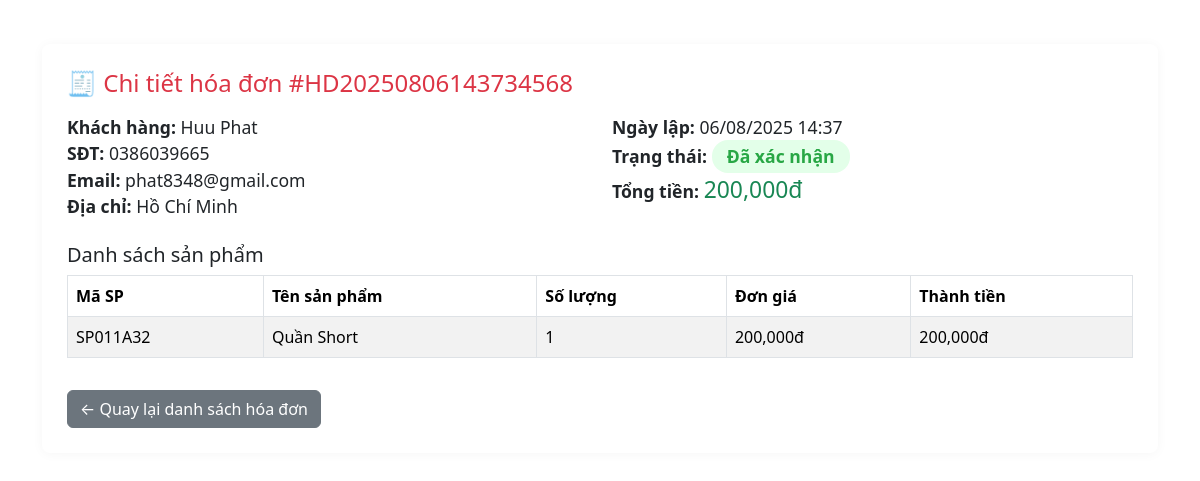
The page /controller/invoice_detail.php?id=HD20250806143734568 (signed in) on the database its author committed.
### tables this page shows
CREATE TABLE `hoadon` (
  `ID` int(11) NOT NULL,
  `MAHD` varchar(20) NOT NULL,
  `TONGTIEN` float DEFAULT NULL,
  `NGAYLAP` datetime DEFAULT NULL,
  `TRANGTHAI` varchar(20) DEFAULT NULL,
  `MAKH` varchar(10) NOT NULL
);

CREATE TABLE `khachhang` (
  `ID` int(11) NOT NULL,
  `MAKH` varchar(10) NOT NULL,
  `TENKH` varchar(100) DEFAULT NULL,
  `GIOITINH` varchar(10) DEFAULT NULL,
  `NGAYSINH` date DEFAULT NULL,
  `DIACHI` varchar(500) DEFAULT NULL,
  `SDT` varchar(15) DEFAULT NULL,
  `EMAIL` varchar(100) DEFAULT NULL
);

CREATE TABLE `chitiethoadon` (
  `MASP` varchar(10) NOT NULL,
  `MAHD` varchar(20) NOT NULL,
  `SOLUONG` int(11) DEFAULT 1,
  `DONGIA` float DEFAULT 0
);

CREATE TABLE `sanpham` (
  `ID` int(11) NOT NULL,
  `MASP` varchar(10) NOT NULL,
  `TENSP` varchar(100) DEFAULT NULL,
  `MAUSAC` varchar(20) DEFAULT NULL,
  `KICHTHUOC` varchar(50) DEFAULT NULL,
  `GIA` int(11) DEFAULT NULL,
  `MOTA` varchar(500) DEFAULT NULL,
  `HINHANH` varchar(255) DEFAULT NULL,
  `MADM` varchar(10) NOT NULL,
  `hot` tinyint(1) DEFAULT 0,
  `news` tinyint(1) DEFAULT 0,
  `outsale` tinyint(1) DEFAULT 0,
  `SOLUONG` int(11) DEFAULT 0,
  `GROUPSP` varchar(10) DEFAULT NULL,
  `is_main` tinyint(1) DEFAULT 0,
  `MALOAI` varchar(10) DEFAULT NULL,
  `IS_DELETED` tinyint(1) DEFAULT 0 COMMENT 'Trạng thái xóa mềm: 0=Hiển thị, 1=Đã ẩn'
);

### controller/invoice_detail.php (the view, shortened to what this page needs)
<?php
$db = new database();
$conn = $db->getConnection();
$mahd = $_GET['id'] ?? '';
$hoadon = null;
$sanphams = [];
if ($mahd) {
    $stmt = $conn->prepare("
        SELECT hd.*, kh.TENKH, kh.SDT, kh.EMAIL, kh.DIACHI
        FROM hoadon hd
        LEFT JOIN khachhang kh ON hd.MAKH = kh.MAKH
        WHERE hd.MAHD = ?
    ");
    $stmt->execute([$mahd]);
    $hoadon = $stmt->fetch(PDO::FETCH_ASSOC);
    if ($hoadon) {
        $stmt = $conn->prepare("
            SELECT sp.MASP, sp.TENSP, cthd.SOLUONG, cthd.DONGIA, (cthd.SOLUONG * cthd.DONGIA) as THANHTIEN
            FROM chitiethoadon cthd
            LEFT JOIN sanpham sp ON cthd.MASP = sp.MASP
            WHERE cthd.MAHD = ?
        ");
        $stmt->execute([$mahd]);
        $sanphams = $stmt->fetchAll(PDO::FETCH_ASSOC);
    }
}
?>
<!DOCTYPE html>
<html lang="vi">
<head>
  <link href="https://cdn.jsdelivr.net/npm/bootstrap@5.3.2/dist/css/bootstrap.min.css" rel="stylesheet">
</head>
<body>
<div class="container py-4">
  <div class="table-section">
    <h4 class="hd-title mb-3">
      🧾 Chi tiết hóa đơn <?= $hoadon ? "#".htmlspecialchars($hoadon['MAHD']) : "" ?>
    </h4>
    <?php if (!$mahd): ?>
      <div class="alert alert-info">Chưa chọn hóa đơn nào.</div>
    <?php elseif (!$hoadon): ?>
      <div class="alert alert-danger">Không tìm thấy mã hóa đơn này trong hệ thống!</div>
    <?php else: ?>
      <div class="row mb-4">
        <div class="col-md-6">
          <div class="hd-meta">
            <strong>Khách hàng:</strong> <?= htmlspecialchars($hoadon['TENKH']) ?><br>
            <strong>SĐT:</strong> <?= htmlspecialchars($hoadon['SDT']) ?><br>
            <strong>Email:</strong> <?= htmlspecialchars($hoadon['EMAIL']) ?><br>
            <strong>Địa chỉ:</strong> <?= htmlspecialchars($hoadon['DIACHI']) ?>
          </div>
        </div>
        <div class="col-md-6">
          <div class="hd-meta">
            <strong>Ngày lập:</strong> <?= date('d/m/Y H:i', strtotime($hoadon['NGAYLAP'])) ?><br>
            <strong>Trạng thái:</strong>
            <?php
              $st = $hoadon['TRANGTHAI'];
$cls = '';
              if ($st == 'Đã xác nhận') $cls = 'status-checked';
              elseif ($st == 'Chờ xác nhận') $cls = 'status-pending';
              elseif ($st == 'Đã hủy') $cls = 'status-cancel';
              else $cls = 'status-delivered';
            ?>
            <span class="status-label <?= $cls ?>"><?= htmlspecialchars($st) ?></span><br>
            <strong>Tổng tiền:</strong>
            <span style="font-size:1.3em;color:#198754"><?= number_format($hoadon['TONGTIEN']) ?>đ</span>
          </div>
        </div>
      </div>
      <h5>Danh sách sản phẩm</h5>
      <div class="table-responsive mb-3">
        <table class="table table-bordered table-striped">
          <thead>
            <tr>
              <th>Mã SP</th>
              <th>Tên sản phẩm</th>
              <th>Số lượng</th>
              <th>Đơn giá</th>
              <th>Thành tiền</th>
            </tr>
          </thead>
          <tbody>
            <?php foreach($sanphams as $sp): ?>
            <tr>
              <td><?= htmlspecialchars($sp['MASP']) ?></td>
              <td><?= htmlspecialchars($sp['TENSP']) ?></td>
              <td><?= $sp['SOLUONG'] ?></td>
              <td><?= number_format($sp['DONGIA']) ?>đ</td>
              <td><?= number_format($sp['THANHTIEN']) ?>đ</td>
            </tr>
            <?php endforeach; ?>
          </tbody>
        </table>
      </div>
    <?php endif; ?>
    <a href="/web_3/view/admin.php?section=chitiethoadon" class="btn btn-secondary">← Quay lại danh sách hóa đơn</a>
  </div>
</div>
</body>
</html>

### controller/invoice_detail.php (style rules this page uses)
.table-section { background: #fff; border-radius: 8px; padding: 25px; margin-top: 20px; box-shadow: 0 1px 12px rgba(0,0,0,0.04); }
.hd-title { color: #dc3545; }
.hd-meta { font-size: 1.1em; }
.status-label { padding: 3px 15px; border-radius: 16px; font-weight: 600; font-size: 1em; display: inline-block; }
.status-checked { background: #e3ffe9; color: #28a745; }

### rows shown on the page
hoadon: MAHD "HD20250806143734568", khachhang.TENKH "Huu Phat", khachhang.SDT "0386039665", khachhang.EMAIL "phat8348@gmail.com", khachhang.DIACHI "Hồ Chí Minh", NGAYLAP "06/08/2025 14:37", TRANGTHAI "Đã xác nhận", TONGTIEN "200,000"
chitiethoadon: sanpham.MASP "SP011A32", sanpham.TENSP "Quần Short", SOLUONG "1", DONGIA "200,000", THANHTIEN "200,000"
